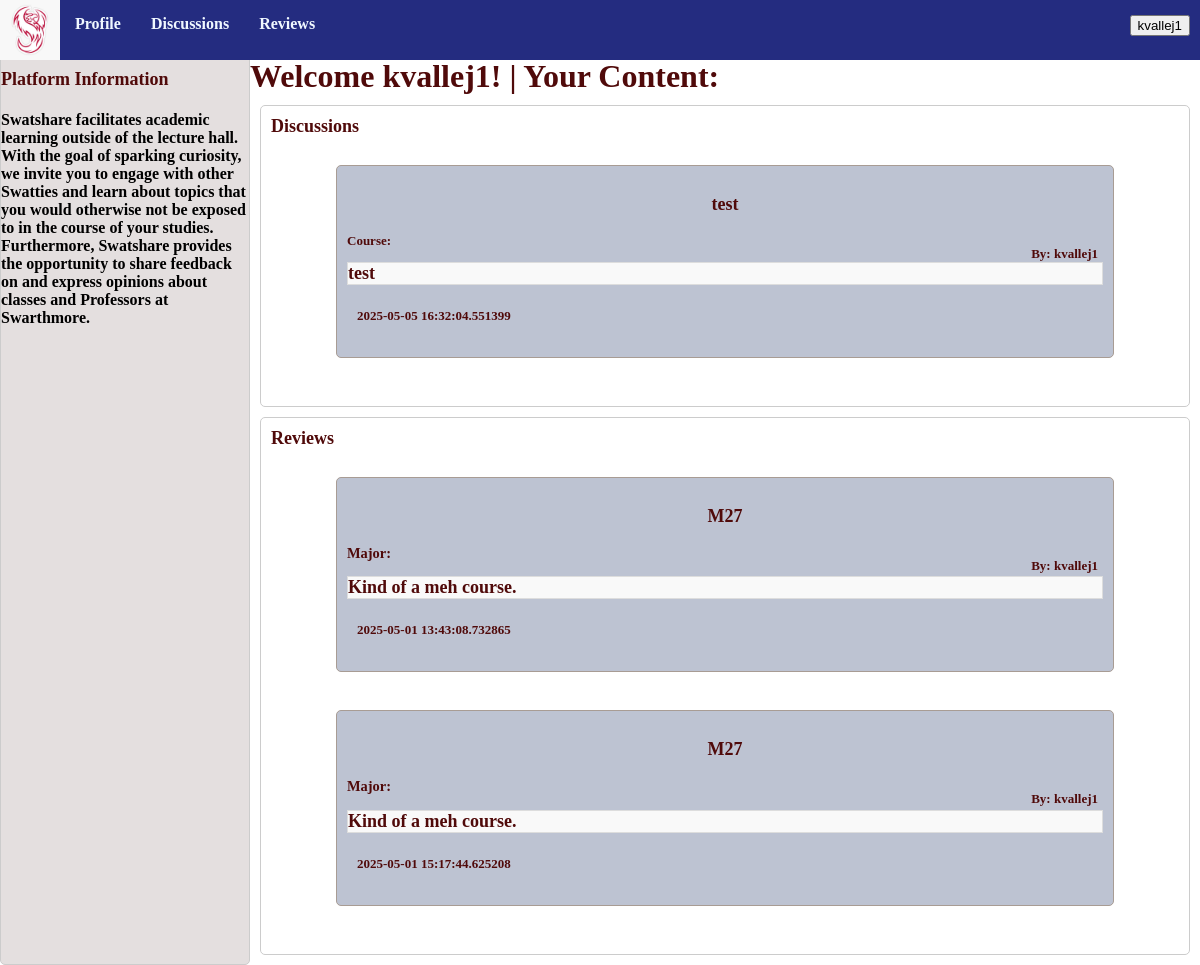
The app's page /home (signed in), older data.
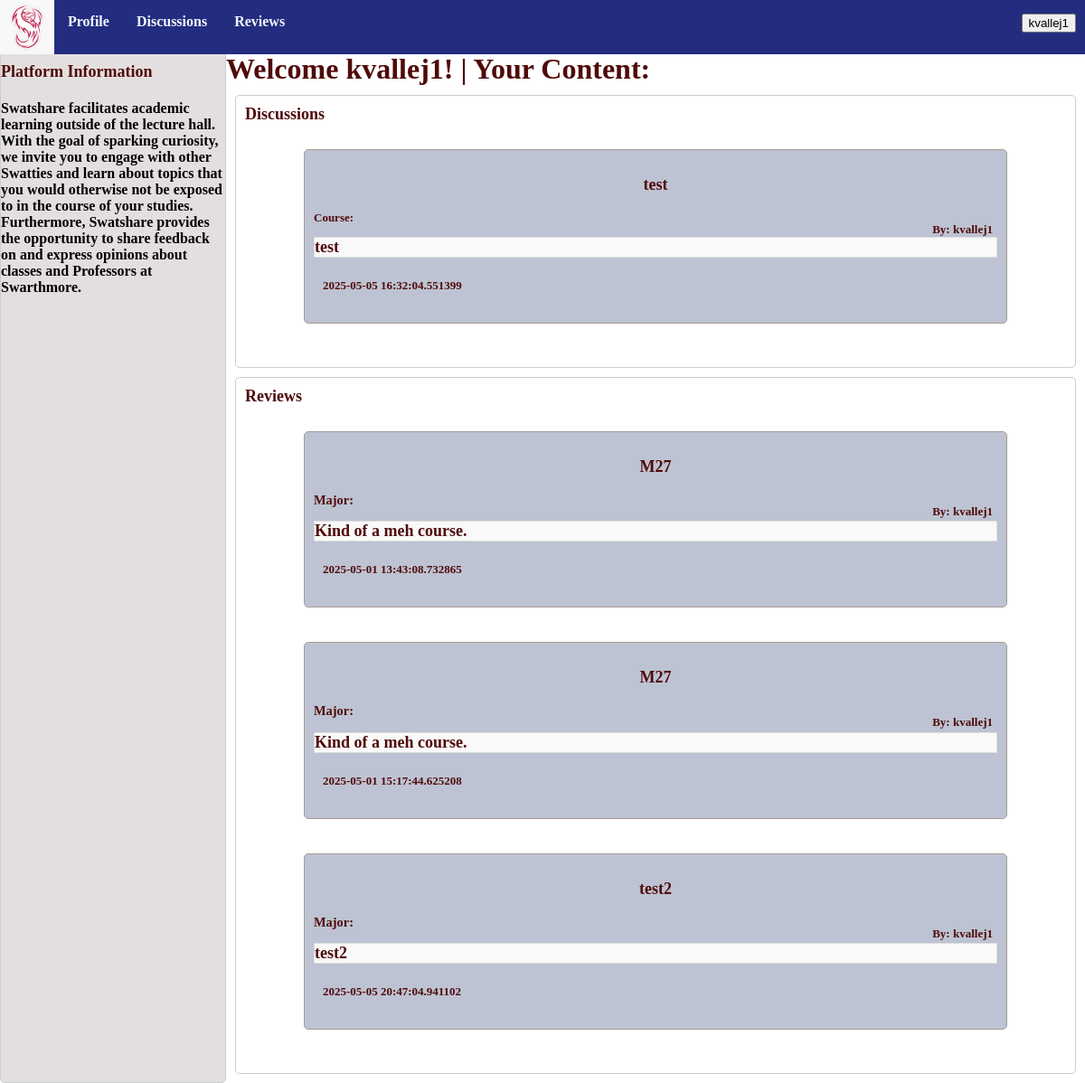
The same page, newer data.
### models.py (models this page shows, shortened)
class Discussion(db.Model):
    id = db.Column(db.Integer, primary_key=True)
    title = db.Column(db.String(255), nullable=False)
    content = db.Column(db.Text, nullable=False)
    created_at = db.Column(db.DateTime, default=db.func.current_timestamp())
    course = db.Column(db.Text)
    author = db.Column(db.Text, nullable=False)
    comments = db.relationship('Comment', backref='discussion', cascade="all, delete-orphan", lazy=True)
    up_votes = db.Column(db.Integer, default = 0)

class Review(db.Model):
    id = db.Column(db.Integer, primary_key=True)
    title = db.Column(db.String(255), nullable=False)
    content = db.Column(db.Text, nullable=False)
    created_at = db.Column(db.DateTime, default=db.func.current_timestamp())
    rating = db.Column(db.Integer, nullable=False)
    author = db.Column(db.Text, nullable=False)
    comments = db.relationship('Comment', backref='review', cascade="all, delete-orphan", lazy=True)
    major = db.Column(db.Text, nullable=False)

### app.py (the view)
@app.route('/home') #code for our home page that allows users to select discussions and reviews tab
def home():
    discussions=db.session.query(Discussion).filter_by(author=session["username"]).all()
    reviews=db.session.query(Review).filter_by(author=session["username"]).all()
    discussion_data=[]
    review_data=[]
    for discussion in discussions:
        discussion_data.append({
            'id': discussion.id,
            'title': discussion.title,
            'author': discussion.author,
            'created_at': discussion.created_at,
            'content': discussion.content,
            'course': discussion.course,
            'up_votes': discussion.up_votes,
        })
    for review in reviews:
        review_data.append({
            'id': review.id,
            'title': review.title,
            'author': review.author,
            'created_at': review.created_at,
            'content': review.content,
            'rating': review.rating,
        })
    return render_template('home.html', discussions=discussion_data, reviews=review_data)

### templates/home.html (shortened to what this page needs)
{% extends "base.html" %}
{%block head%}
{{ super() }}
{% endblock %}
{%block content %}
<div class="container">
    <div class="sidebar">
        <br>
        <p1 style="text-align:center;">Platform Information</p1>
        <h4>Swatshare facilitates academic learning outside of the lecture hall. With the goal of sparking curiosity, we invite you to engage with other Swatties and learn about topics that you would otherwise not be exposed to in the course of your studies. Furthermore, Swatshare provides the opportunity to share feedback on and express opinions about classes and Professors at Swarthmore.
            </h4>
        <br>
    </div>
    <div class="space">
        <br>
        <p2> Welcome {{ session.username}}! | Your Content:</p2>
        <div class="list-group">
            <p class="section-title">Discussions</p>
            {% for discussion in discussions %}
            <a href="{{ url_for('dis_posts', discussion_id=discussion.id) }}" class="list-group-item">
                <div class="whereithappens">
                    <div id="header">
                        <p id="title">{{discussion.title}}</p>
                        <p id="author">By: {{discussion.author}}</p>
                        <p id="course">Course: {{discussion.course}}</p>
                    </div>
                    <p id="content">{{discussion.content}}</p>
                    <div id="information">
                        <p id="created_at">{{discussion.created_at}}</p>
                    </div>
                </div>
            </a>
            {% endfor %}
        </div>
        <div class="list-group">
            <p class="section-title">Reviews</p>
            {% for review in reviews %}
            <a href="{{ url_for('rev_posts', review_id=review.id) }}" class="list-group-item">
                <div class="whereithappens">
                    <div id="header">
                        <p id="title">{{review.title}}</p1>
                        <p id="author">By: {{review.author}}</p>
                        <p id="major">Major: {{review.major}}</p>
                    </div>
                    <p id="content">{{review.content}}</p>
                    <div id="information">
                        <p id="created_at">{{review.created_at}}</p>
                    </div>
                </div>
            </a>
            {% endfor %}
        </div>
    </div>
</div>
{%endblock%}

### templates/base.html (shortened to what this page needs)
<!DOCTYPE html>
<html lang="en">
{%block head%}
<head>
    <link rel="stylesheet" href="{{ url_for('static', filename='styles/base.css') }}">
</head>
{%endblock%}
<body>
    <nav class="navbar">
        <div class="nav div">
            <div class="logo">
                <img src="{{ url_for('static', filename='phoenix.jpg') }}">
            </div>
            <ul id="navigation">
                <li>
                    <a href="{{ url_for('home') }}">Profile</a>
                </li>
                <li>
                    <a href="{{ url_for('discussions') }}">Discussions</a>
                </li>
                <li>
                    <a href="{{ url_for('reviews') }}">Reviews</a>
                </li>
                <li class="settings">
                    <div class="dropdown">
                        <button class="dropdownbtn">{{session.username}}</button>
                    </div>
                </li>
            </ul>
        </div>
    </nav>
    {%block content%}
    {%endblock%}
</body>
</html>

### static/styles/base.css (style rules this page uses)
body { margin: 0; padding: 0; }
p { font-size: 0.8em; }
.navbar { font-family:montserrat; font-weight: bold; background-color: rgb(162, 113, 111); position: fixed; top: 0px; width: 100%; height: 60px; }
.navbar ul { list-style-type: none; background-color: rgb(36, 44, 128); padding: 0px; margin: 0px; height: 60px; }
.navbar a { color: aliceblue; text-decoration: none; padding: 15px; display: block; text-align: center; height: 60px; }
.navbar li { float: left; }
.logo { float: left; }
.logo img { height: 60px; width: 60px; }
.navbar ul .settings { float: right; padding-right: 10px; padding-top: 15px; font-size: small; }
p1 { color: rgb(80, 10, 10); font-weight: bold; font-size: large; }
p2 { color: rgb(80, 10, 10); font-weight: bold; font-size: xx-large; text-align: center; }
a { color: rgb(80, 10, 10); font-weight: bold; font-size: medium; text-decoration: none; }
.container { font-family:montserrat; display: grid; grid-template-columns: 250px 1fr; height: 100vh; }
.sidebar { background: #e4dfdf; border: 1px solid #ccc; border-radius: 5px; padding-top: 50px; }
.space { padding-top: 40px; }
.list-group { background-color: #ffffff; border: 1px solid #ccc; padding: 10px; padding-left: 75px; padding-right: 75px; margin: 10px; border-radius: 5px; }
.list-group-item { padding: 10px; margin: 10px; }
.whereithappens { padding: 10px; background-color: #bdc3d2; border: 1px solid #a89c94; margin-bottom: 20px; border-radius: 5px; font-family:montserrat; font-size: large; }
#content { border: 1px solid #ddd; margin: auto; background-color: #f9f9f9; font-size: large; }
#header #title { color: rgb(80, 10, 10); font-weight: bolder; font-size: large; text-align: center; }
#header #author { color: rgb(80, 10, 10); font-weight: bold; font-size: small; margin-right: 5px; position: relative; float: right; }
#header #course { color: rgb(80, 10, 10); font-size: small; }
#information { display: grid; grid-template-columns: repeat(3, auto); padding: 5px; margin: 5px; }
#information p { font-size: small; }
.dropdown { position: relative; display: inline-block; }
.section-title { margin-left: -65px; margin-top: 0; margin-bottom: 10px; color: rgb(80, 10, 10); font-weight: bold; font-size: large; }

Row changes from the older to the newer data that the page shows:
added Review: title "test2", author "kvallej1", content "test2", created_at "2025-05-05 20:47:04.941102"
